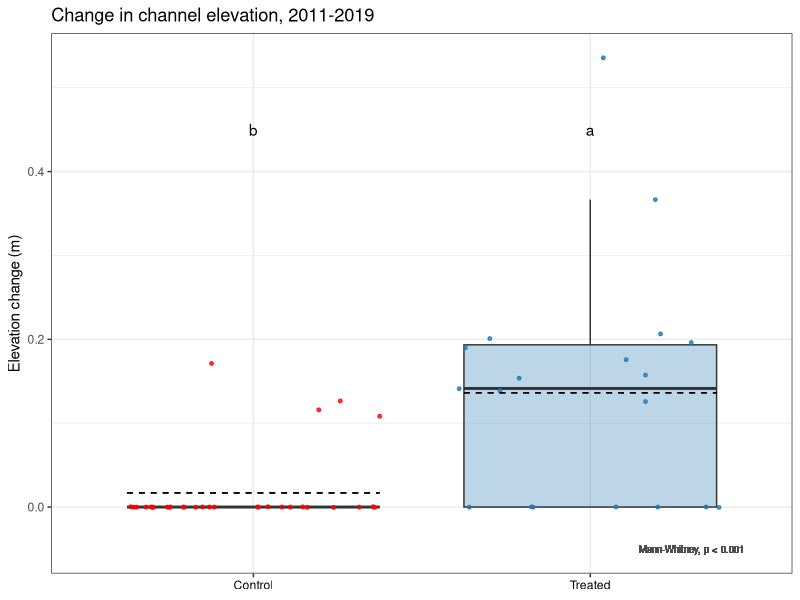
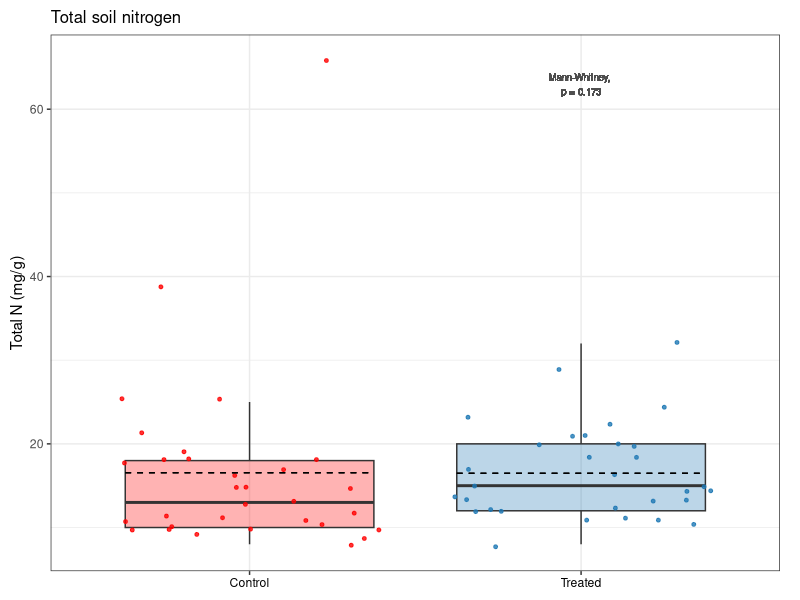
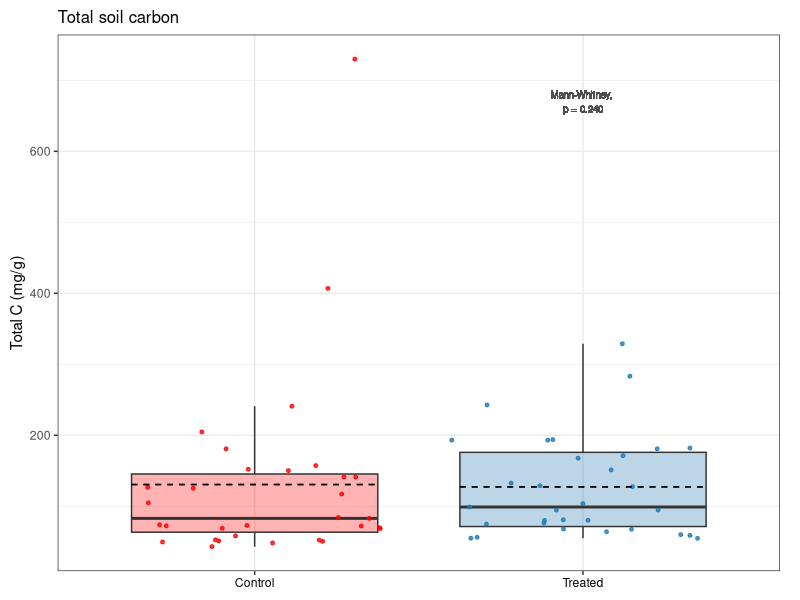
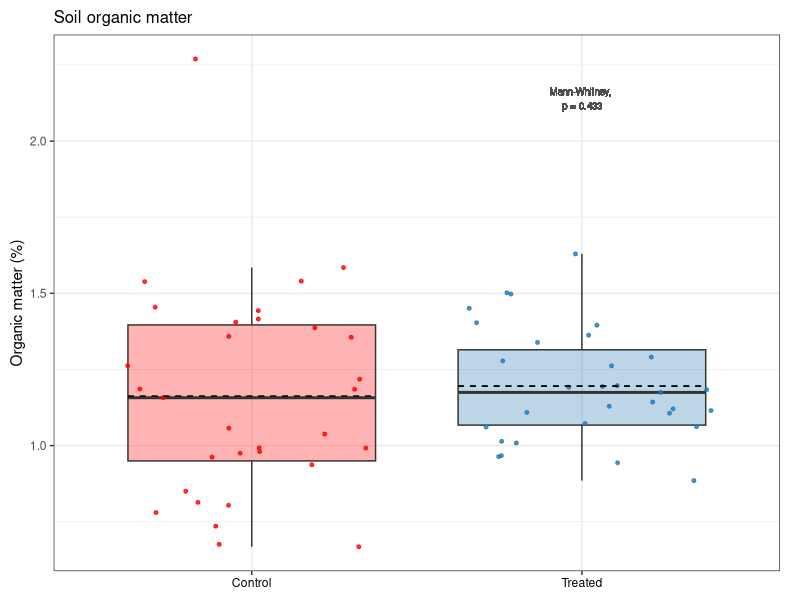
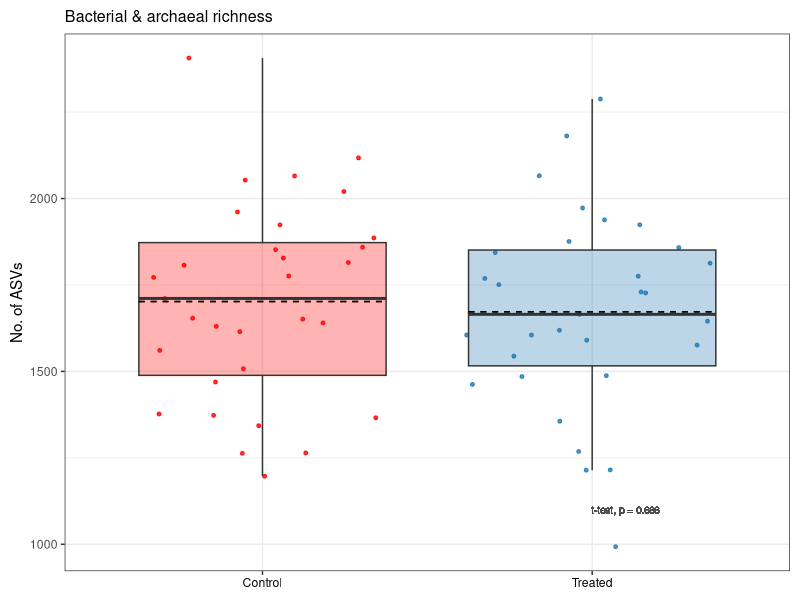
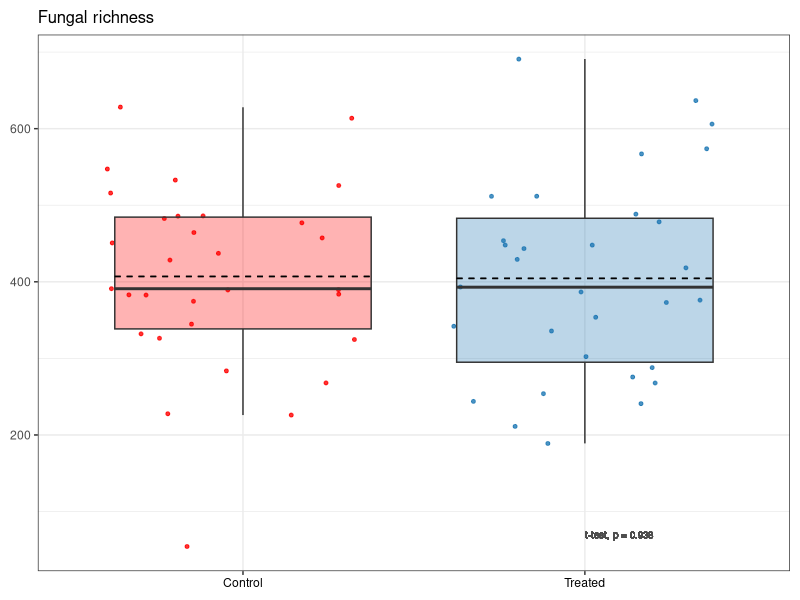
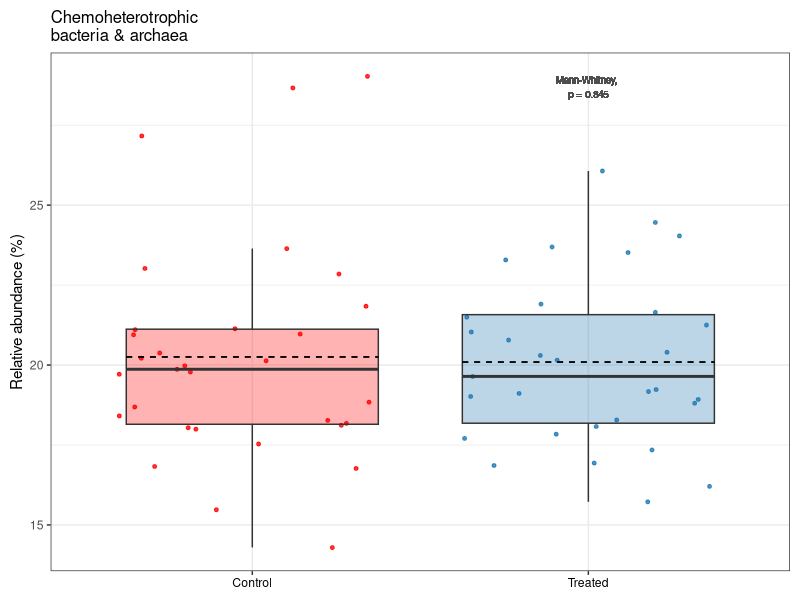
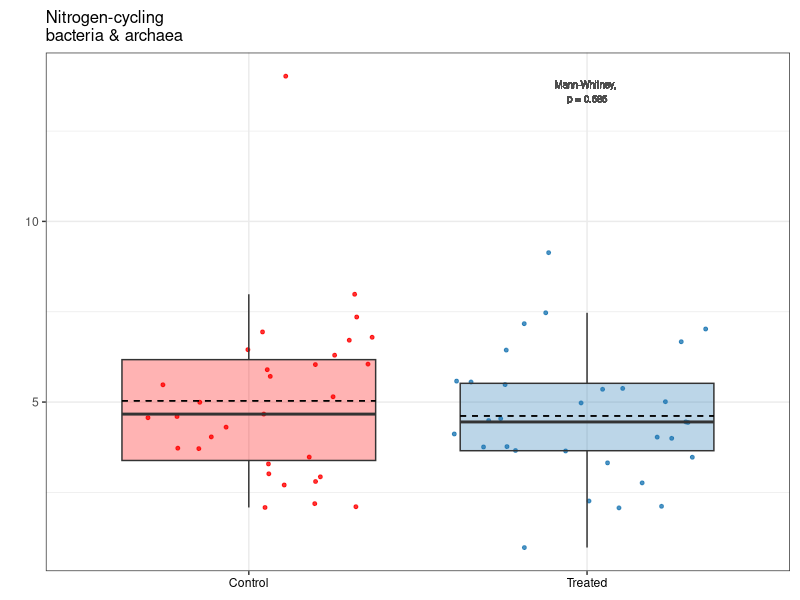

Here is the R script that generated these plots, in order: (Note: this script raises an error after producing the figures.)
# Purpose: Create 2021 figures for publication, and code for published R Markdown.
#   Main figures: none
#   Supp figures: elevation, TN/TC/OM, barc richness/fungi richness, chet/ncycler/sapro
#   Code: t-test/Mann-Whitney and plot for soil chem & microbial (not elevation)

# Created: 2023-08-28
# Last updated: 2023-09-05

library(tidyverse)
library(ggpubr)

# Load data ---------------------------------------------------------------

dat.2021 <- read.csv("data/publish/Veg-soil-elev_2021.csv")

# Channel elevation change ------------------------------------------------

elev <- dat.2021 |> 
  filter(!is.na(dElev_corrected))

# Mann-Whitney
wilcox.test(filter(dat.2021, Treatment == "Control")$dElev_corrected,
            filter(dat.2021, Treatment == "Treated")$dElev_corrected,
            paired = FALSE, exact = FALSE) # p-value = 6.48e-05

# Plot
letters <- data.frame(x = c(1, 2),
                      y = c(0.45, 0.45),
                      label = c("b", "a"),
                      Treatment = c("Control", "Treated"))

dElev.corrected.plot <- elev |> 
  ggplot(aes(x = Treatment, y = dElev_corrected)) +
  geom_boxplot(aes(fill = Treatment),
               alpha = 0.3,
               outlier.shape = NA) +
  geom_jitter(aes(color = Treatment),
              size = 1,
              alpha = 0.8) +
  scale_color_manual(values = c("red", "#1F78B4")) +
  scale_fill_manual(values = c("red", "#1F78B4")) +
  labs(title = "Change in channel elevation, 2011-2019",
       x = NULL,
       y = "Elevation change (m)") +
  theme_bw() +
  theme(legend.position = "none") +
  geom_text(data = letters,
            mapping = aes(x = x, y = y, label = label),
            color = "black") +
  theme(axis.text.x = element_text(color = "black")) +
  geom_text(aes(x = 2.3, y = -0.05, label = "Mann-Whitney, p < 0.001"),
            color = "gray30",
            size = 2.5) +
  stat_summary(fun = mean, geom = "errorbar", aes(ymax = after_stat(y), ymin = after_stat(y)),
               width = 0.75, linetype = "dashed")
dElev.corrected.plot

tiff("figures/2023-09_publish-figures/FigS3_Elevation.tiff", width = 6, height = 4, units = "in", res = 300)
dElev.corrected.plot
dev.off()



# Total N -----------------------------------------------------------------

# Mann-Whitney
wilcox.test(filter(dat.2021, Treatment == "Control")$TN_ppt,
            filter(dat.2021, Treatment == "Treated")$TN_ppt,
            exact = FALSE) # p-value = 0.1731

# Plot
tn.plot.21 <- dat.2021 |> 
  ggplot(aes(x = Treatment, y = TN_ppt)) +
  geom_boxplot(alpha = 0.3,
               outlier.shape = NA,
               aes(fill = Treatment)) +
  geom_jitter(size = 1,
              alpha = 0.8,
              aes(color = Treatment)) +
  scale_color_manual(values = c("red", "#1F78B4")) +
  scale_fill_manual(values = c("red", "#1F78B4")) +
  labs(title = "Total soil nitrogen",
       x = NULL,
       y = "Total N (mg/g)") +
  theme_bw() +
  theme(legend.position = "none") +
  theme(axis.text.x = element_text(color = "#000000"))  +
  theme(plot.margin = margin(0.1, 0.2, 0.1, 0.1, "in")) +
  geom_text(aes(x = 2, y = 63, label = "Mann-Whitney, \np = 0.173"),
            color = "gray30",
            size = 2.5) +
  stat_summary(fun = mean, geom = "errorbar", aes(ymax = after_stat(y), ymin = after_stat(y)),
               width = 0.75, linetype = "dashed") +
  theme(plot.title = element_text(size = 12))
tn.plot.21


# Total C -----------------------------------------------------------------

# Mann-Whitney
wilcox.test(filter(dat.2021, Treatment == "Control")$TC_ppt,
            filter(dat.2021, Treatment == "Treated")$TC_ppt,
            exact = FALSE) # p-value = 0.2397

# Plot
tc.plot.21 <- dat.2021 |> 
  ggplot(aes(x = Treatment, y = TC_ppt)) +
  geom_boxplot(alpha = 0.3,
               outlier.shape = NA,
               aes(fill = Treatment)) +
  geom_jitter(size = 1,
              alpha = 0.8,
              aes(color = Treatment)) +
  scale_color_manual(values = c("red", "#1F78B4")) +
  scale_fill_manual(values = c("red", "#1F78B4")) +
  labs(title = "Total soil carbon",
       x = NULL,
       y = "Total C (mg/g)") +
  theme_bw() +
  theme(legend.position = "none") +
  theme(axis.text.x = element_text(color = "#000000"))  +
  theme(plot.margin = margin(0.1, 0.2, 0.1, 0.1, "in")) +
  geom_text(aes(x = 2, y = 670, label = "Mann-Whitney, \np = 0.240"),
            color = "gray30",
            size = 2.5) +
  stat_summary(fun = mean, geom = "errorbar", aes(ymax = after_stat(y), ymin = after_stat(y)),
               width = 0.75, linetype = "dashed") +
  theme(plot.title = element_text(size = 12))
tc.plot.21



# Organic matter ----------------------------------------------------------

# Mann-Whitney
wilcox.test(filter(dat.2021, Treatment == "Control")$OM_perc,
            filter(dat.2021, Treatment == "Treated")$OM_perc) # p-value = 0.4332

# Plot
om.plot.21 <- dat.2021 |> 
  ggplot(aes(x = Treatment, y = OM_perc)) +
  geom_boxplot(alpha = 0.3,
               outlier.shape = NA,
               aes(fill = Treatment)) +
  geom_jitter(size = 1,
              alpha = 0.8,
              aes(color = Treatment)) +
  scale_color_manual(values = c("red", "#1F78B4")) +
  scale_fill_manual(values = c("red", "#1F78B4")) +
  labs(title = "Soil organic matter",
       x = NULL,
       y = "Organic matter (%)") +
  theme_bw() +
  theme(legend.position = "none") +
  theme(axis.text.x = element_text(color = "#000000"))  +
  theme(plot.margin = margin(0.1, 0.2, 0.1, 0.1, "in")) +
  geom_text(aes(x = 2, y = 2.14, label = "Mann-Whitney, \np = 0.433"),
            color = "gray30",
            size = 2.5) +
  stat_summary(fun = mean, geom = "errorbar", aes(ymax = after_stat(y), ymin = after_stat(y)),
               width = 0.75, linetype = "dashed") +
  theme(plot.title = element_text(size = 12))
om.plot.21



# Combine soil chem -------------------------------------------------------

# TN, TC, OM
tiff("figures/2023-09_publish-figures/FigS6_Soil-chem.tiff", units = "in", height = 4, width = 7, res = 300)
ggarrange(tn.plot.21, tc.plot.21, om.plot.21, 
          ncol = 3, nrow = 1,
          labels = c("(A)", "(B)", "(C)")) 

dev.off()



# Barc richness -----------------------------------------------------------

# T-test
t.test(filter(dat.2021, Treatment == "Control")$barc.richness,
       filter(dat.2021, Treatment == "Treated")$barc.richness) # NS, p = 0.686

# Plot
barc.rich.plot.21 <- dat.2021 |> 
  ggplot(aes(Treatment, barc.richness)) +
  geom_jitter(aes(color = Treatment), 
              alpha = 0.8, 
              size = 1) +
  geom_boxplot(aes(fill = Treatment), 
               alpha = 0.3, 
               outlier.shape = NA) +
  xlab(NULL) +
  ylab("No. of ASVs") +
  ggtitle("Bacterial & archaeal richness") +
  scale_color_manual(values = c("red", "#1F78B4")) +
  scale_fill_manual(values = c("red", "#1F78B4")) +
  theme_bw() +
  theme(legend.position = "none") +
  theme(axis.text.x = element_text(color = "#000000")) +
  geom_text(aes(x = 2.1, y = 1100, label = "t-test, p = 0.686"),
            color = "gray30",
            size = 2.5) +
  theme(plot.margin = margin(0.1, 0.1, 0.1, 0.1, "in")) +
  stat_summary(fun = mean, geom = "errorbar", aes(ymax = after_stat(y), ymin = after_stat(y)),
               width = 0.75, linetype = "dashed") +
  theme(plot.title = element_text(size = 11.5))
barc.rich.plot.21



# Fungi richness ----------------------------------------------------------

# T-test
t.test(filter(dat.2021, Treatment == "Control")$fungi.richness,
       filter(dat.2021, Treatment == "Treated")$fungi.richness) # NS, p = 0.938

# Plot
fungi.rich.plot.21 <- dat.2021 %>% 
  ggplot(aes(Treatment, fungi.richness)) +
  geom_jitter(aes(color = Treatment), 
              alpha = 0.8, 
              size = 1) +
  geom_boxplot(aes(fill = Treatment), 
               alpha = 0.3, 
               outlier.shape = NA) +
  xlab(NULL) +
  ylab(NULL) +
  ggtitle("Fungal richness") +
  scale_color_manual(values = c("red", "#1F78B4")) +
  scale_fill_manual(values = c("red", "#1F78B4")) +
  theme_bw() +
  theme(legend.position = "none") +
  theme(axis.text.x = element_text(color = "#000000")) +
  geom_text(aes(x = 2.1, y = 70, label = "t-test, p = 0.938"),
            color = "gray30",
            size = 2.5) +
  theme(plot.margin = margin(0.1, 0.1, 0.1, 0.1, "in")) +
  stat_summary(fun = mean, geom = "errorbar", aes(ymax = after_stat(y), ymin = after_stat(y)),
               width = 0.75, linetype = "dashed") +
  theme(plot.title = element_text(size = 12))
fungi.rich.plot.21


# Combine soil richness ---------------------------------------------------

tiff("figures/2023-09_publish-figures/FigS7_Soil-richness.tiff", units = "in", height = 4, width = 5.5, res = 300)
ggarrange(barc.rich.plot.21, fungi.rich.plot.21,
          ncol = 2, nrow = 1,
          labels = c("(A)", "(B)"))

dev.off()


# Chemoheterotrophs -------------------------------------------------------

# Mann-Whitney
wilcox.test(filter(dat.2021, Treatment == "Control")$chemoheterotrophy_perc,
            filter(dat.2021, Treatment == "Treated")$chemoheterotrophy_perc) # p = 0.8449

# Plot
chemohet.plot.21 <- dat.2021 %>% 
  ggplot(aes(Treatment, chemoheterotrophy_perc)) +
  geom_jitter(aes(color = Treatment), 
              alpha = 0.8, 
              size = 1) +
  geom_boxplot(aes(fill = Treatment), 
               alpha = 0.3, 
               outlier.shape = NA) +
  xlab(NULL) +
  ylab("Relative abundance (%)") +
  ggtitle("Chemoheterotrophic \nbacteria & archaea") +
  scale_color_manual(values = c("red", "#1F78B4")) +
  scale_fill_manual(values = c("red", "#1F78B4")) +
  theme_bw() +
  theme(legend.position = "none") +
  theme(axis.text.x = element_text(color = "#000000")) +
  theme(plot.margin = margin(0.1, 0.1, 0.1, 0.1, "in")) +
  geom_text(aes(x = 2, y = 28.7, label = "Mann-Whitney, \np = 0.845"),
            color = "gray30",
            size = 2.5) +
  stat_summary(fun = mean, geom = "errorbar", aes(ymax = after_stat(y), ymin = after_stat(y)),
               width = 0.75, linetype = "dashed") +
  theme(plot.title = element_text(size = 12))
chemohet.plot.21



# N-cyclers ---------------------------------------------------------------

# Mann-Whitney
wilcox.test(filter(dat.2021, Treatment == "Control")$n.cycler_perc,
            filter(dat.2021, Treatment == "Treated")$n.cycler_perc) # p-value = 0.5854

# Plot
ncycler.plot.21 <- dat.2021 %>% 
  ggplot(aes(Treatment, n.cycler_perc)) +
  geom_jitter(aes(color = Treatment), 
              alpha = 0.8, 
              size = 1) +
  geom_boxplot(aes(fill = Treatment), 
               alpha = 0.3, 
               outlier.shape = NA) +
  xlab(NULL) +
  ylab(NULL) +
  ggtitle("Nitrogen-cycling \nbacteria & archaea") +
  scale_color_manual(values = c("red", "#1F78B4")) +
  scale_fill_manual(values = c("red", "#1F78B4")) +
  theme_bw() +
  theme(legend.position = "none") +
  theme(axis.text.x = element_text(color = "#000000")) +
  theme(plot.margin = margin(0.1, 0.1, 0.1, 0.25, "in")) +
  geom_text(aes(x = 2, y = 13.6, label = "Mann-Whitney, \np = 0.585"),
            color = "gray30",
            size = 2.5) +
  stat_summary(fun = mean, geom = "errorbar", aes(ymax = after_stat(y), ymin = after_stat(y)),
               width = 0.75, linetype = "dashed") +
  theme(plot.title = element_text(size = 12))
ncycler.plot.21



# Saprotrophs -------------------------------------------------------------

# T-test
t.test(filter(dat.2021, Treatment == "Control")$saprotroph,
       filter(dat.2021, Treatment == "Treated")$saprotroph) # NS, p = 0.272

# Plot
sapro.plot.21 <- dat.2021 %>% 
  ggplot(aes(Treatment, saprotroph)) +
  geom_jitter(aes(color = Treatment), 
              alpha = 0.8, 
              size = 1) +
  geom_boxplot(aes(fill = Treatment), 
               alpha = 0.3, 
               outlier.shape = NA) +
  xlab(NULL) +
  ylab(NULL) +
  ggtitle("Saprotrophic fungi") +
  scale_color_manual(values = c("red", "#1F78B4")) +
  scale_fill_manual(values = c("red", "#1F78B4")) +
  theme_bw() +
  theme(legend.position = "none") +
  theme(axis.text.x = element_text(color = "#000000")) +
  theme(plot.margin = margin(0.1, 0.1, 0.1, 0.25, "in")) +
  geom_text(aes(x = 2, y = 42, label = "t-test, p = 0.272"),
            color = "gray30",
            size = 2.5) +
  stat_summary(fun = mean, geom = "errorbar", aes(ymax = after_stat(y), ymin = after_stat(y)),
               width = 0.75, linetype = "dashed") +
  theme(plot.title = element_text(size = 12))
sapro.plot.21



# Combine FAPROTAX and FUNGuild -------------------------------------------

tiff("figures/2023-09_publish-figures/FigS8_Soil-functional.tiff", units = "in", height = 4, width = 7, res = 300)
ggarrange(chemohet.plot.21, ncycler.plot.21, sapro.plot.21, 
          ncol = 3, nrow = 1,
          labels = c("(A)", "(B)", "(C)")) 

dev.off()


save.image("RData/Publish_t-test-2021.RData")
